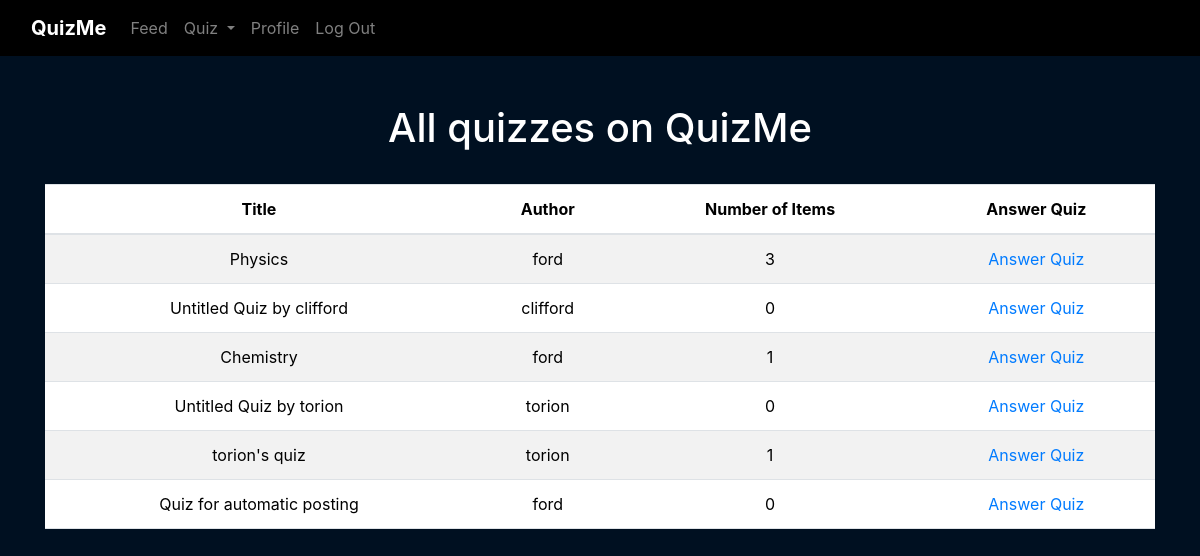
Page /quiz/all_quizzes (signed in) on the committed database.
### web_app/models.py (models this page shows)
class Quiz(db.Model):
    __tablename__ = 'quizzes'
    id = db.Column(db.Integer, primary_key=True)
    title = db.Column(db.String(30), nullable=False)
    instructions = db.Column(db.String(1000))
    total_items = db.Column(db.Integer)
    user_id = db.Column(db.Integer, db.ForeignKey('users.id'))
    items = db.relationship('Item', cascade="all, delete-orphan", backref="quiz")

class User(db.Model, UserMixin):
    __tablename__ = 'users'
    id = db.Column(db.Integer, primary_key=True)
    username = db.Column(db.String(50), nullable=False, unique=True)
    password = db.Column(db.String(500), nullable=False)
    quizzes = db.relationship('Quiz', cascade="all, delete-orphan", backref="user")
    posts = db.relationship('Post', cascade="all, delete-orphan", backref='user')

### web_app/blueprints/quiz/routes.py (the view)
@quiz.route('/all_quizzes')
@login_required
def all_quizzes():
    quizzes = Quiz.query.all()
    return render_template('quiz/all_quizzes.html', quizzes=quizzes)

### web_app/blueprints/quiz/templates/quiz/all_quizzes.html (shortened to what this page needs)
{% extends "base.html" %}
{% block content %}
    <h1>All quizzes on QuizMe</h1>
    <br>
        <table class="table table-striped">
            <thead>
                <tr>
                <th>Title</th>
                <th>Author</th>
                <th>Number of Items</th>
                <th>Answer Quiz</th>
                </tr>
            </thead>
            <tbody>
                {% for quiz in quizzes %}
                <tr>
                    <td>{{ quiz.title }}</td>
                    <td>{{ quiz.user.username }}</td>
                    <td>{{ quiz.total_items }}</td>
                    <td>
                        <a href="{{ url_for('quiz.answer_quiz', quiz_id=quiz.id, quiz_title=quiz.title) }}">Answer Quiz</a>
                    </td>
                </tr>
                {% endfor %}
            </tbody>
        </table>
{% endblock %}

### web_app/templates/base.html (shortened to what this page needs)
<!DOCTYPE html>
<html lang="en">
    <head>
        <link href="https://cdn.jsdelivr.net/npm/bootstrap@5.3.3/dist/css/bootstrap.min.css" rel="stylesheet">
        <link rel="stylesheet" href="https://stackpath.bootstrapcdn.com/bootstrap/4.4.1/css/bootstrap.min.css"/>
        <link rel="stylesheet" href="https://stackpath.bootstrapcdn.com/font-awesome/4.7.0/css/font-awesome.min.css"/>
        <link rel="stylesheet" href="{{ url_for('static', filename='css/style.css') }}">
    </head>
    <body>
        <nav class="navbar navbar-expand-lg navbar-dark">
            <div class="container-fluid">
                <a class="navbar-brand" href="{{ url_for('auth.index')}}">QuizMe</a>
                <div class="collapse navbar-collapse" id="navbarNav">
                    <ul class="navbar-nav">
                        {% if not current_user.is_authenticated %}
                            <li class="nav-item">
                                <a class="nav-link" href="{{ url_for('auth.index') }}">Home</a>
                            </li>
                            <li class="nav-item">
                                <a class="nav-link" href="{{ url_for('auth.login') }}">Log In</a>
                            </li>
                            <li class="nav-item">
                                <a class="nav-link" href="{{ url_for('auth.signup')}}">Sign Up</a>
                            </li>
                        {% else %}
                            <li class="nav-item">
                                <a class="nav-link" href="{{ url_for('feed.index') }}">Feed</a>
                            </li>
                            <li class="nav-item dropdown">
                                <a class="nav-link dropdown-toggle" href="#" role="button" data-bs-toggle="dropdown" aria-expanded="false">
                                  Quiz
                                </a>
                              </li>
                            <li class="nav-item">
                                <a class="nav-link" href="{{ url_for('profile.index')}}">Profile</a>
                            </li>
                            <li class="nav-item">
                                <a class="nav-link" href="{{ url_for('auth.logout')}}">Log Out</a>
                            </li>
                        {% endif %}
                    </ul>
                </div>
            </div>
        </nav>
        <main class="container py-5 text-center">
            {% block content %}
            {% endblock %}
        </main>
    </body>
</html>

### web_app/static/css/style.css (style rules this page uses)
.navbar, .dropdown-menu { background-color: black; }
.nav-link { color: gray; }
.navbar-brand, .dropdown-item { color: white; }
.navbar-brand { font-weight: bold; color:white; }
body { background-color: #001021; color: white; }

### rows in the picture
Quiz: title "Physics", user.username "ford", total_items "3"
Quiz: title "Untitled Quiz by clifford", user.username "clifford", total_items "0"
Quiz: title "Chemistry", user.username "ford", total_items "1"
Quiz: title "Untitled Quiz by torion", user.username "torion", total_items "0"
Quiz: title "torion's quiz", user.username "torion", total_items "1"
Quiz: title "Quiz for automatic posting", user.username "ford", total_items "0"
